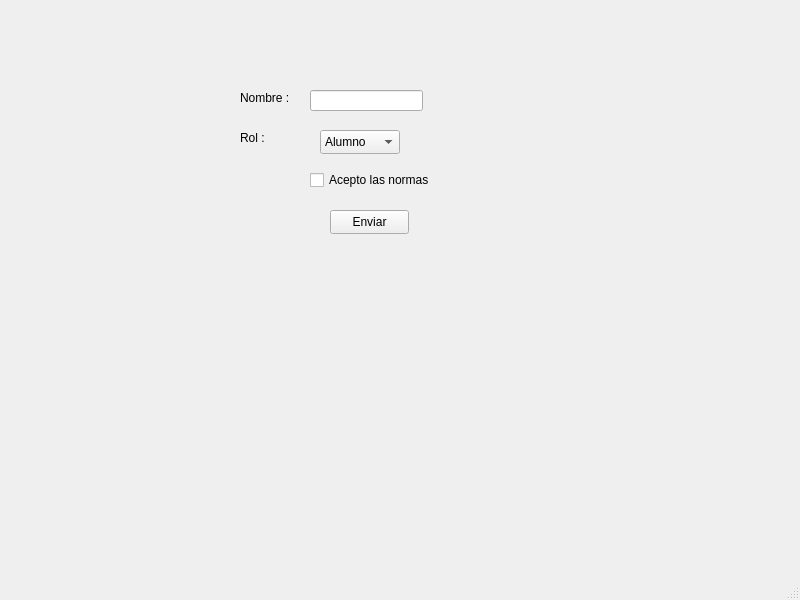
<?xml version="1.0" encoding="UTF-8"?>
<ui version="4.0">
 <class>MainWindow</class>
 <widget class="QMainWindow" name="MainWindow">
  <property name="geometry">
   <rect>
    <x>0</x>
    <y>0</y>
    <width>800</width>
    <height>600</height>
   </rect>
  </property>
  <property name="windowTitle">
   <string>MainWindow</string>
  </property>
  <widget class="QWidget" name="centralwidget">
   <widget class="QLineEdit" name="lineNombre">
    <property name="geometry">
     <rect>
      <x>310</x>
      <y>90</y>
      <width>113</width>
      <height>21</height>
     </rect>
    </property>
    <property name="styleSheet">
     <string notr="true"/>
    </property>
    <property name="text">
     <string/>
    </property>
   </widget>
   <widget class="QComboBox" name="comboBoxRol">
    <property name="geometry">
     <rect>
      <x>320</x>
      <y>130</y>
      <width>80</width>
      <height>24</height>
     </rect>
    </property>
    <item>
     <property name="text">
      <string>Alumno</string>
     </property>
    </item>
    <item>
     <property name="text">
      <string>Profesor</string>
     </property>
    </item>
    <item>
     <property name="text">
      <string>Invitado</string>
     </property>
    </item>
   </widget>
   <widget class="QCheckBox" name="checkBoxNormas">
    <property name="geometry">
     <rect>
      <x>310</x>
      <y>170</y>
      <width>131</width>
      <height>20</height>
     </rect>
    </property>
    <property name="text">
     <string>Acepto las normas</string>
    </property>
   </widget>
   <widget class="QPushButton" name="BtnEnviar">
    <property name="geometry">
     <rect>
      <x>330</x>
      <y>210</y>
      <width>79</width>
      <height>24</height>
     </rect>
    </property>
    <property name="text">
     <string>Enviar</string>
    </property>
   </widget>
   <widget class="QLabel" name="lblNombre">
    <property name="geometry">
     <rect>
      <x>240</x>
      <y>90</y>
      <width>49</width>
      <height>16</height>
     </rect>
    </property>
    <property name="text">
     <string>Nombre :</string>
    </property>
   </widget>
   <widget class="QLabel" name="label">
    <property name="geometry">
     <rect>
      <x>240</x>
      <y>130</y>
      <width>49</width>
      <height>16</height>
     </rect>
    </property>
    <property name="text">
     <string>Rol : </string>
    </property>
   </widget>
  </widget>
  <widget class="QMenuBar" name="menubar">
   <property name="geometry">
    <rect>
     <x>0</x>
     <y>0</y>
     <width>800</width>
     <height>33</height>
    </rect>
   </property>
  </widget>
  <widget class="QStatusBar" name="statusbar"/>
 </widget>
 <resources/>
 <connections/>
</ui>
